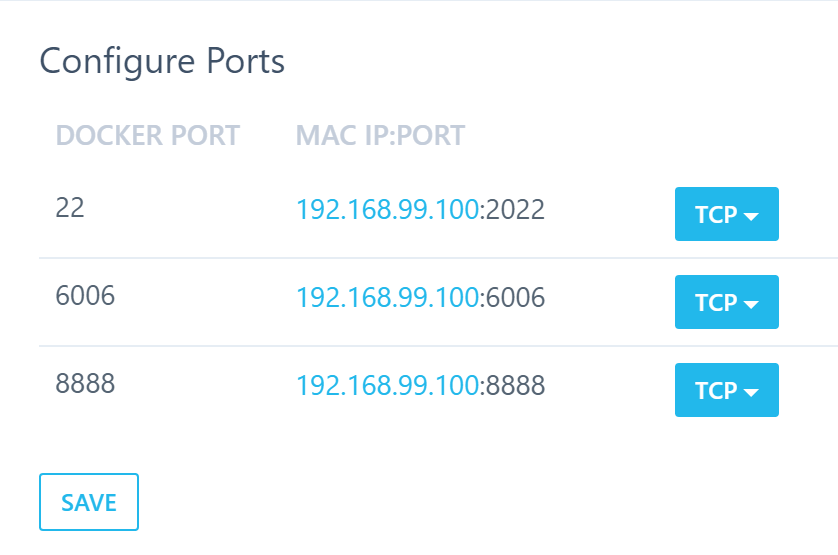
#> input picture 2016-05-16_17h07_58.png, 838 x 555 px
$ jupyter execute 'ハフ変換.ipynb'
#> lines starting #> are read from the running program, lines starting #| are printed output that depends on the picture; after the words box and inside, x2 and y2 are one past the last pixel; in counts of white or black regions, pixels touching at a corner belong together
<a href="https://colab.research.google.com/github/aquapathos/pictures/blob/master/%E3%83%8F%E3%83%95%E5%A4%89%E6%8F%9B.ipynb" target="_parent"></a>

# Hough（ハフ） 変換

[cell 1]
import urllib.request
import cv2
import numpy as np
from google.colab.patches import cv2_imshow
from google.colab import widgets

# 1.  画像のアップロードと読み込み
## 対象画像について
ハフ変換が直線を検出する処理であることをふまえ，直線を検出することで何ができるようになるか，ということを意識して画像を選ぶこと．

[cell 2]
from google.colab import files
filename = list(files.upload())[0]
#> the answer given: 2016-05-16_17h07_58.png
img = cv2.imread(filename,1) # カラーで読み込み
#> img is the input picture: shape (555, 838, 3); mean B, G, R 252.6, 250.2, 243.5
gry = cv2.imread(filename,0) # グレイで読み込み
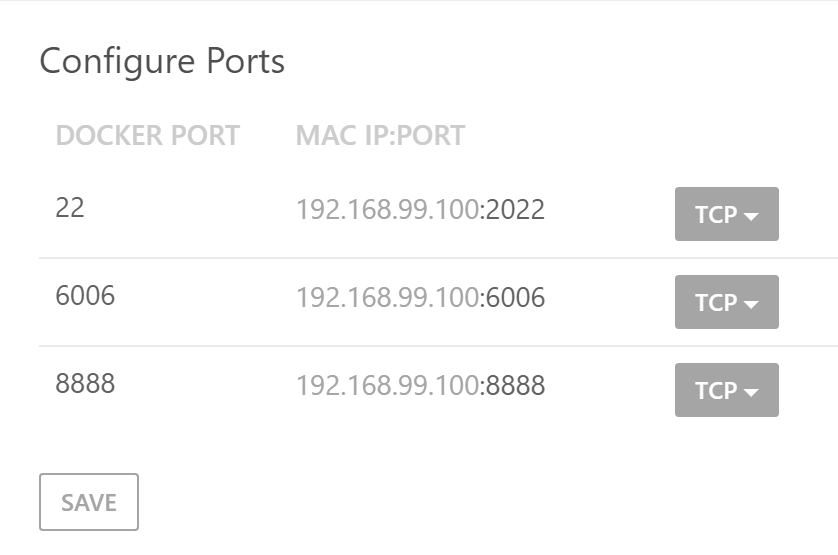
#> gry: shape (555, 838); min 78, max 255, mean 249.3
cv2_imshow(img)

# 2. Canny法によるエッジ検出
　ハフ変換は２階調の線画に直線をあてはめる処理である．境界以外に直線が当てはまることはなく処理時間の無駄となるので，まずエッジ検出を行う．
エッジ検出のフィルタは数多く存在するが，ここでは結果が２値となる，Canny法を用いる．

　Canny 法は複数のステップで２階調の線画像を得る．

1. ガウシアンフィルタにより画像を平滑化する．ノイズの除去がその目的である．
2. Sobel のフィルタによりエッジ強度の勾配と方向を求め
3. エッジ上の点では勾配方向に対して勾配の強さが極大となっているはずであるから，それ以外の点は除外する．
4. エッジの候補点のうち，パラメータmaxValよりも強度の強い点をエッジであると確定する．
5. すでにエッジであると確定している点に連続する点で，パラメータ minVal よりもエッジ強度の強い点もエッジに加える．この操作を再帰的に実行する．

　たとえば，図１を原画像とするとエッジ強度は図２のようになる．図３は赤枠と青枠の部分を水平方向に見たとき，水平方向を横軸，エッジ強度を縦軸に取ったグラフである．たとえば，図３の緑のレベルをしきい値として図２を２階調化すると図４のような２値画像が得られる．赤枠部のエッジは中央部が途切れ，青枠部は中央部のみが検出される．
 　図に示すmaxValとminValをパラメータとして指定したとすると，青部分はエッジ強度が弱く maxVal を超える点がないため，Canny法ではエッジではないと判断される．赤部分は左右の部分が maxVal を超えるため，ステップ４でエッジ点と確定する．中央部はそれらの点と連続しており，minVal よりも強度が強いため，ステップ５でエッジ点に追加される．
  結果として，Canny法のエッジ検出結果は図５に示すように，赤枠部が横１線のラインとなり，青枠部分の弱いエッジは無視される．

## Canny 法のパラメータ
cv2.Canny(画像, minVal, maxVal)

[cell 3]
minVal = 50 #@param {type:"slider", min:0, max:255, step:1}
maxVal = 150 #@param {type:"slider", min:0, max:255, step:1}

canny = cv2.Canny(gry, minVal, maxVal)
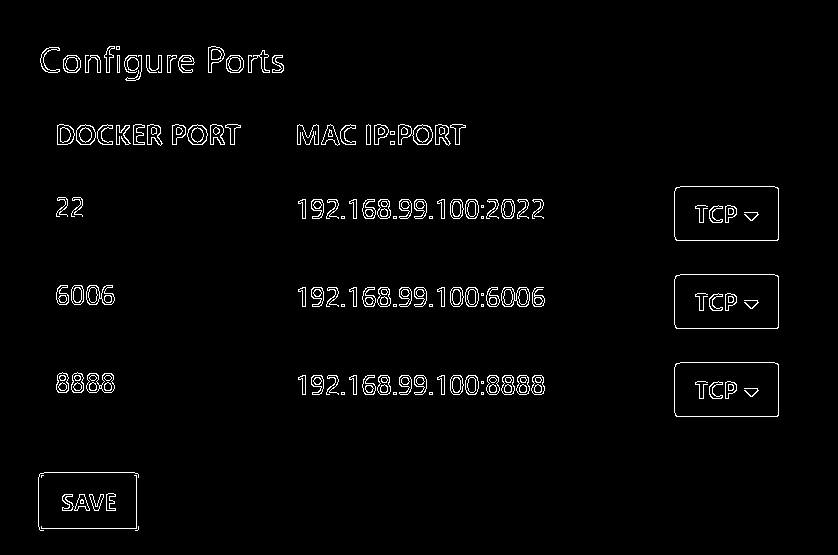
#> canny: shape (555, 838); 2.2% white in thin lines or dots, all inside (x1, y1, x2, y2) = (38, 46, 779, 531)
cv2_imshow(canny)

# 3. Hough 変換

lines = cv2.HoughLines(canny,1,np.pi/180,thres)

[cell 4]
thres = 100#@param {type:"slider", min:0, max:255, step:1}
lines = cv2.HoughLines(canny,1,np.pi/180,thres)
#> lines = 39 rows, first 8: [144, 1.57], [392, 1.57], [304, 1.57], [778, 0], [125, 1.57], [216, 1.57], [287, 1.57], [375, 1.57]
img2 = img.copy()
print("投票 {}点以上の直線は {}本検出されました.\n".format(thres,len(lines)))
#| 投票 100点以上の直線は 39本検出されました.
for index, [[rho,theta]] in enumerate(lines):
    a = np.cos(theta)
    b = np.sin(theta)
    x0 = a*rho
    y0 = b*rho
    x1 = int(x0 + 1000*(-b))
    y1 = int(y0 + 1000*(a))
    x2 = int(x0 - 1000*(-b))
    y2 = int(y0 - 1000*(a))

    if index == 0:
      color = (0,0,255)
    elif index < 5 :
      color = (255,0,0)
    else:
      color = (0,255,0)
    cv2.line(img2,(x1,y1),(x2,y2),color,2)
#> this loop made 39 passes
#> (rho, theta, a, b, x0, y0, x1, y1) on passes 1 to 12: (144, 1.57, -4.37e-08, 1, -6.29e-06, 144, -1000, 143), (392, 1.57, -4.37e-08, 1, -1.71e-05, 392, -1000, 391), (304, 1.57, -4.37e-08, 1, -1.33e-05, 304, -1000, 303), (778, 0, 1, 0, 778, 0, 778, 1000), (125, 1.57, -4.37e-08, 1, -5.46e-06, 125, -1000, 124), (216, 1.57, -4.37e-08, 1, -9.44e-06, 216, -1000, 215), (287, 1.57, -4.37e-08, 1, -1.25e-05, 287, -1000, 286), (375, 1.57, -4.37e-08, 1, -1.64e-05, 375, -1000, 374), (674, 0, 1, 0, 674, 0, 674, 1000), (306, 1.57, -4.37e-08, 1, -1.34e-05, 306, -1000, 305), (394, 1.57, -4.37e-08, 1, -1.72e-05, 394, -1000, 393), (199, 1.57, -4.37e-08, 1, -8.7e-06, 199, -1000, 198)
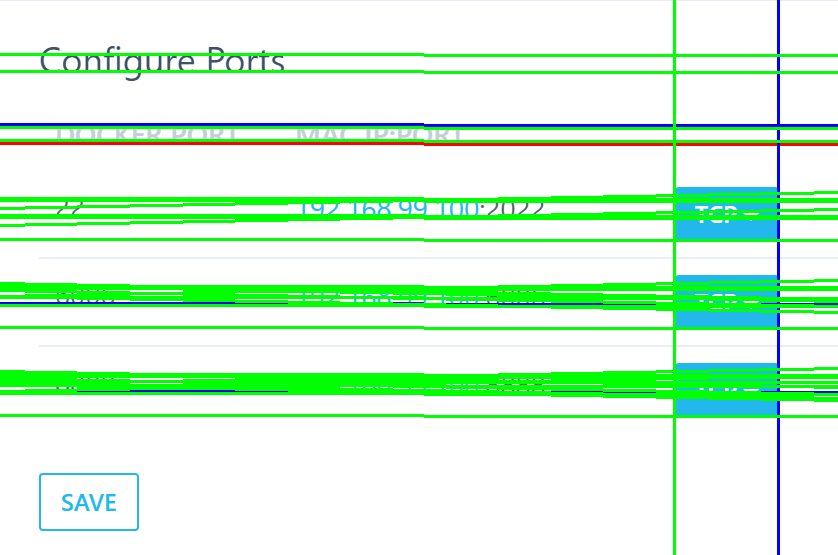
#> img2: shape (555, 838, 3); 15.74% of pixels changed, all inside (x1, y1, x2, y2) = (0, 0, 838, 555)

cv2_imshow(img2)

$ run again, on スクリーンショット 2016-05-11 20.23.02.png
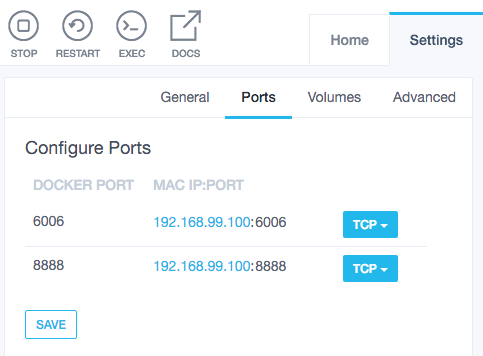
#> input picture スクリーンショット 2016-05-11 20.23.02.png, 483 x 356 px
#> img is the input picture: shape (356, 483, 3); mean B, G, R 250.8, 248.8, 244.8
#> `canny = cv2.Canny(gry, minVal, maxVal)`:
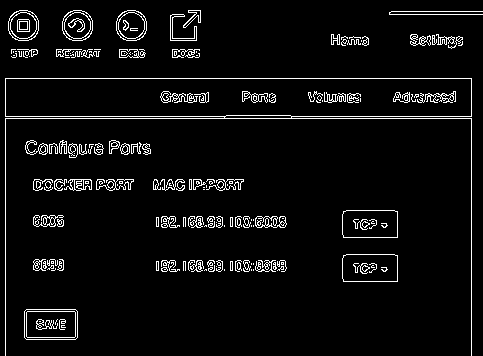
#> canny: shape (356, 483); 5.2% white in thin lines or dots
#> lines = 15 rows, first 8: [78, 1.57], [118, 1.57], [116, 1.57], [471, 0], [5, 0], [119, 1.55], [110, 1.59], [14, 1.57]
#| 投票 100点以上の直線は 15本検出されました.
#> the loop `for index, [[rho,theta]] in enumerate(lines):` made 15 passes
#> (rho, theta, a, b, x0, y0, x1, y1) on passes 1 to 8: (78, 1.57, -4.37e-08, 1, -3.41e-06, 78, -1000, 77), (118, 1.57, -4.37e-08, 1, -5.16e-06, 118, -1000, 117), (116, 1.57, -4.37e-08, 1, -5.07e-06, 116, -1000, 115), (471, 0, 1, 0, 471, 0, 471, 1000), (5, 0, 1, 0, 5, 0, 5, 1000), (119, 1.55, 0.0175, 1, 2.08, 119, -997, 136), (110, 1.59, -0.0175, 1, -1.92, 110, -1001, 92), (14, 1.57, -4.37e-08, 1, -6.12e-07, 14, -1000, 13)
#> after the loop `for index, [[rho,theta]] in enumerate(lines):`:
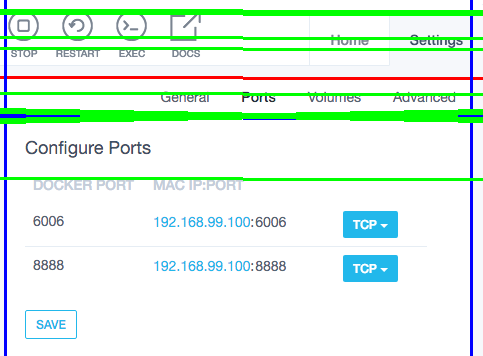
#> img2: shape (356, 483, 3); 10% of pixels changed, all inside (x1, y1, x2, y2) = (0, 0, 483, 356)
